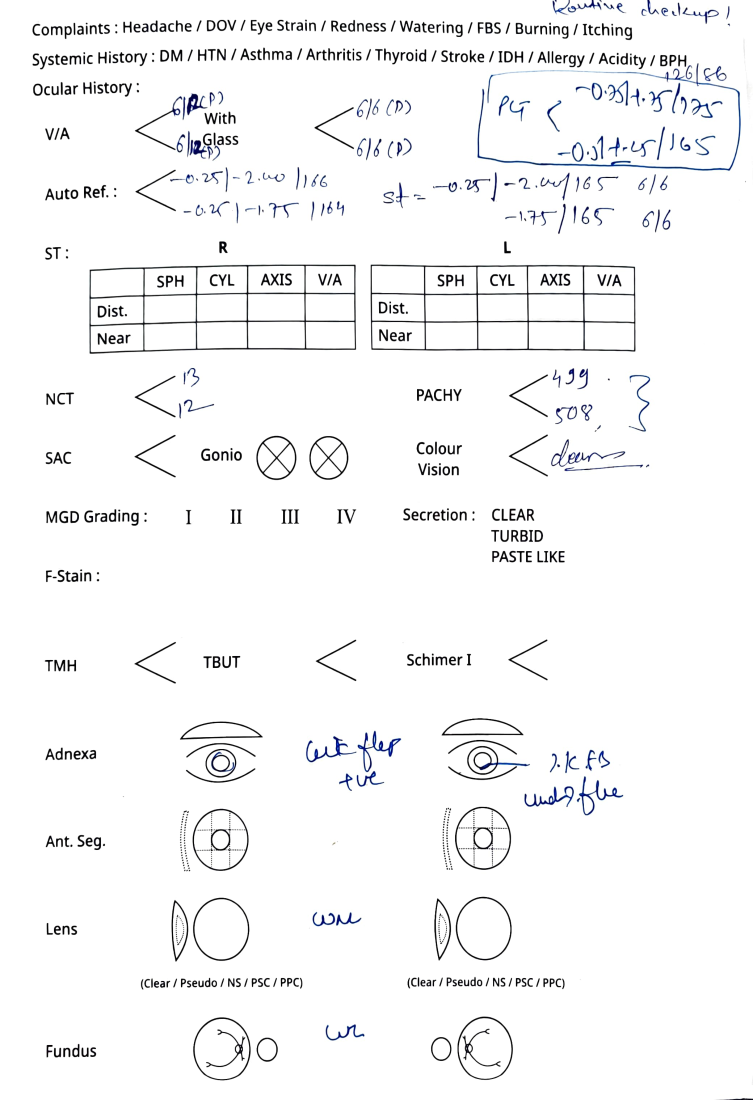
#> input picture backend/tests/ocr_samples/case_sheet_handwritten.png, 1506 x 2200 px (shown at 1/2 size)
$ python -i preprocess.py   (imports and definitions only)
#> lines starting #> are read from the running program, lines starting #| are printed output that depends on the picture; after the words box and inside, x2 and y2 are one past the last pixel; in counts of white or black regions, pixels touching at a corner belong together
"""Image clean-up before Tesseract. Each step is a small pure function so it can be tuned
(and unit-tested) once real printout photos arrive in tests/ocr_samples/."""
from pathlib import Path

import cv2
import numpy as np
from PIL import Image, ImageOps

MIN_SHORT_SIDE = 1200  # Tesseract likes ~30px+ x-height; phone photos of thermal paper are often smaller
MAX_LONG_SIDE = 4000  # cap so a 48 MP photo doesn't take ages
MAX_UPSCALE = 3.0  # blowing a tiny crop up further just makes blurry giant glyphs
SKEW_LIMIT = 15.0  # degrees; anything larger is a mis-detected rectangle, not a tilted photo
TARGET_CHAR_H = 36  # px; laser reports (HBM-1) render at ~20px glyphs, thermal slips at ~35px after `resize`


def load_oriented(path: str | Path) -> np.ndarray:
    """Open with PIL (honours EXIF orientation from phone cameras) -> RGB ndarray."""
    with Image.open(path) as im:
        im = ImageOps.exif_transpose(im)
        return np.asarray(im.convert("RGB"))


def to_gray(rgb: np.ndarray) -> np.ndarray:
    if rgb.ndim == 2:
        return rgb
    return cv2.cvtColor(rgb, cv2.COLOR_RGB2GRAY)


def resize(gray: np.ndarray, min_short: int = MIN_SHORT_SIDE, max_long: int = MAX_LONG_SIDE,
           max_upscale: float = MAX_UPSCALE) -> np.ndarray:
    h, w = gray.shape[:2]
    short, long_ = min(h, w), max(h, w)
    scale = 1.0
    if short < min_short:
        scale = min(min_short / short, max_upscale)
    if long_ * scale > max_long:
        scale = max_long / long_
    if abs(scale - 1.0) < 1e-3:
        return gray
    interp = cv2.INTER_CUBIC if scale > 1 else cv2.INTER_AREA
    return cv2.resize(gray, None, fx=scale, fy=scale, interpolation=interp)


def denoise(gray: np.ndarray) -> np.ndarray:
    """Median (salt-and-pepper sensor noise) then a light Gaussian (paper grain / JPEG blocks).
    Chosen over bilateral / non-local-means on synthetic noisy printouts: 92 vs 82-86 of 102 fields."""
    return cv2.GaussianBlur(cv2.medianBlur(gray, 3), (3, 3), 0)


def threshold(gray: np.ndarray) -> np.ndarray:
    """Adaptive threshold copes with uneven phone-flash lighting. Returns black text on white."""
    return cv2.adaptiveThreshold(gray, 255, cv2.ADAPTIVE_THRESH_GAUSSIAN_C, cv2.THRESH_BINARY, 61, 20)


def glyph_mask(binary: np.ndarray) -> np.ndarray:
    """White-on-black mask of glyph-sized connected components only: creases, handwriting strokes,
    rules and specks are dropped so they cannot bias the skew estimate."""
    inv = cv2.bitwise_not(binary)
    n, labels, stats, _ = cv2.connectedComponentsWithStats(inv, connectivity=8)
    if n < 2:
        return np.zeros_like(inv)
    h_page, w_page = binary.shape[:2]
    hs = [st[3] for st in stats[1:] if 6 <= st[3] <= h_page * 0.05 and st[2] <= w_page * 0.2 and st[4] >= 10]
    ch = float(np.median(hs)) if hs else 30.0
    keep = np.zeros(n, bool)
    for i in range(1, n):
        x, y, w, h, area = stats[i]
        if 0.3 * ch <= h <= 2.0 * ch and w <= 6 * ch and area >= 0.1 * w * h:
            keep[i] = True
    return np.where(keep[labels], 255, 0).astype(np.uint8)


def text_mask(binary: np.ndarray) -> np.ndarray:
    """Glyph mask with characters smeared into line-shaped blobs (used by the projection search)."""
    kernel = cv2.getStructuringElement(cv2.MORPH_RECT, (25, 3))
    return cv2.morphologyEx(glyph_mask(binary), cv2.MORPH_CLOSE, kernel)


def _profile_score(mask: np.ndarray, angle: float) -> float:
    """Sharpness of the horizontal projection after rotating by `angle`: text lines that are truly
    horizontal give a spiky profile (large row-to-row differences)."""
    h, w = mask.shape
    m = cv2.getRotationMatrix2D((w / 2, h / 2), angle, 1.0)
    rot = cv2.warpAffine(mask, m, (w, h), flags=cv2.INTER_NEAREST, borderValue=0)
    profile = rot.sum(axis=1, dtype=np.float64)
    return float(np.sum(np.diff(profile) ** 2))


def estimate_skew(binary: np.ndarray) -> float:
    """Correction angle in degrees to pass to `rotate` (OpenCV convention: positive = counter-
    clockwise), found by a coarse-to-fine projection-profile search in +-SKEW_LIMIT. A page tilted
    4 degrees counter-clockwise gives about -4. 0.0 when there is no text."""
    mask = text_mask(binary)
    if cv2.countNonZero(mask) < 50:
        return 0.0
    h, w = mask.shape
    scale = min(1.0, 800 / max(h, w))
    if scale < 1.0:
        mask = cv2.resize(mask, None, fx=scale, fy=scale, interpolation=cv2.INTER_AREA)
    coarse = np.arange(-SKEW_LIMIT, SKEW_LIMIT + 0.01, 0.5)
    best = max(coarse, key=lambda a: _profile_score(mask, a))
    fine = np.arange(best - 0.5, best + 0.51, 0.1)
    best = max(fine, key=lambda a: _profile_score(mask, a))
    return round(float(best), 2)


def rotate(img: np.ndarray, angle: float) -> np.ndarray:
    """Rotate about the centre, padding with white; nearest-neighbour keeps a binary image binary."""
    if abs(angle) < 0.05:
        return img
    h, w = img.shape[:2]
    m = cv2.getRotationMatrix2D((w / 2, h / 2), angle, 1.0)
    return cv2.warpAffine(img, m, (w, h), flags=cv2.INTER_NEAREST, borderMode=cv2.BORDER_CONSTANT, borderValue=255)


def deskew(binary: np.ndarray) -> np.ndarray:
    return rotate(binary, estimate_skew(binary))


def pad(binary: np.ndarray, px: int = 20) -> np.ndarray:
    return cv2.copyMakeBorder(binary, px, px, px, px, cv2.BORDER_CONSTANT, value=255)


def median_char_height(binary: np.ndarray) -> float:
    """Median height of glyph-sized connected components; 0.0 when there is no text."""
    n, _, stats, _ = cv2.connectedComponentsWithStats(cv2.bitwise_not(binary), connectivity=8)
    h_page, w_page = binary.shape[:2]
    hs = [st[3] for st in stats[1:] if 6 <= st[3] <= h_page * 0.05 and st[2] <= w_page * 0.2 and st[4] >= 10]
    return float(np.median(hs)) if len(hs) >= 20 else 0.0


def glyph_scale(binary: np.ndarray, target: int = TARGET_CHAR_H, max_long: int = MAX_LONG_SIDE,
                max_upscale: float = MAX_UPSCALE) -> float:
    """Extra up-scaling factor (>= 1) that brings the median glyph up to `target` px, capped by the
    long-side limit: small print (A4 reports at 200 dpi) is unreadable to Tesseract below ~30 px."""
    ch = median_char_height(binary)
    if ch <= 0 or ch >= target:
        return 1.0
    scale = min(target / ch, max_upscale)
    long_ = max(binary.shape[:2])
    if long_ * scale > max_long:
        scale = max_long / long_
    return scale if scale > 1.02 else 1.0


def preprocess_array(rgb: np.ndarray) -> np.ndarray:
    gray = to_gray(rgb)
    gray = resize(gray)
    binary = threshold(denoise(gray))
    extra = glyph_scale(binary)
    if extra > 1.0:
        gray = cv2.resize(gray, None, fx=extra, fy=extra, interpolation=cv2.INTER_CUBIC)
        binary = threshold(denoise(gray))
    binary = deskew(binary)
    return pad(binary)


def preprocess(path: str | Path) -> np.ndarray:
    """Full pipeline: EXIF-orient -> gray -> upscale (short side, then glyph height) -> denoise ->
    adaptive threshold -> deskew."""
    return preprocess_array(load_oriented(path))
#> in load_oriented, im is the input picture: PIL image 1506x2200 RGB; mean R, G, B 246.1, 246.3, 246.9
#> in threshold, `return cv2.adaptiveThreshold(gray, 255, cv2.ADAPTIVE_THRESH_GAUSSIAN_C..`:
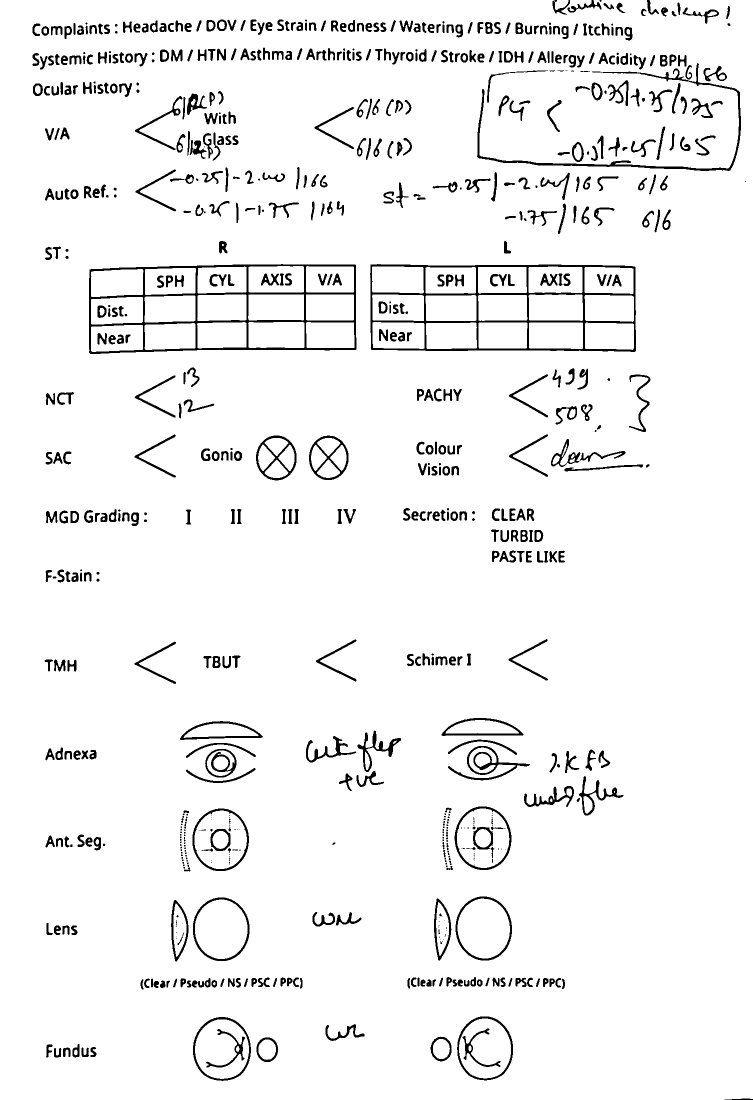
#> returned value: shape (2200, 1506) (shown at 1/2 size); 95% white; 776 black regions (171 under 20 px), largest, box (x1, y1, x2, y2) and area: (178, 528, 713, 708) 12379, (740, 528, 1272, 704) 12073, (954, 126, 1482, 342) 4924
#> in median_char_height, `n, _, stats, _ = cv2.connectedComponentsWithStats(cv2.bitwise_not(bina..`: n = 777; stats = 777 rows, first 6: [0, 0, 1506, 2200, 3146444], [1105, 0, 35, 30, 312], [1135, 0, 68, 25, 471], [1199, 0, 4, 4, 12], [1294, 0, 24, 29, 224], [1233, 5, 18, 21, 150]
#> in median_char_height, `hs = [st[3] for st in stats[1:] if 6 <= st[3] <= h_page * 0.05 and st[..`: hs = 581 values, max 108 at index 184, min 6 at index 57, mean 24.98
#> in glyph_scale, `ch = median_char_height(binary)`: ch = 23
#> in glyph_scale, `scale = min(target / ch, max_upscale)`: scale = 1.57
#> in glyph_mask, `n, labels, stats, _ = cv2.connectedComponentsWithStats(inv, connectivi..`:
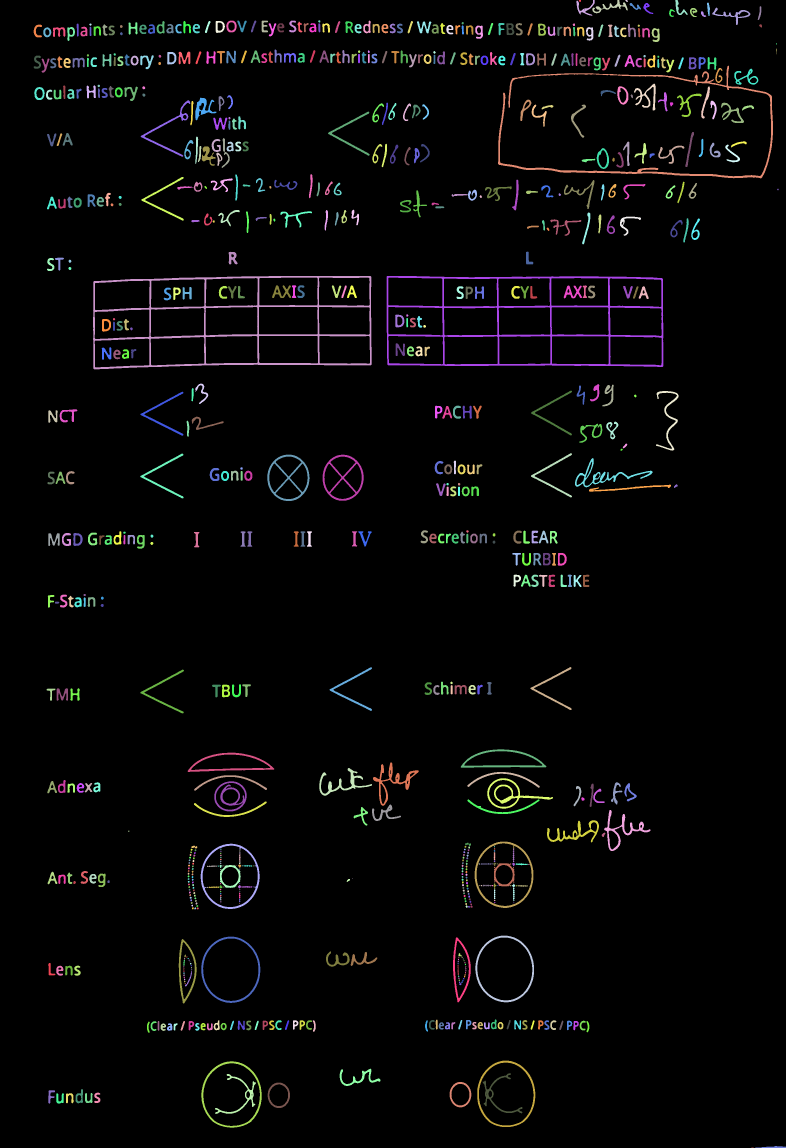
#> labels: shape (3443, 2357) int32 (shown at 1/3 size); 839 distinct labels, from 0 to 838; one colour per label, 0 black
#> in glyph_mask, `n, labels, stats, _ = cv2.connectedComponentsWithStats(inv, connectivi..`: n = 839; stats = 839 rows, first 6: [0, 0, 2357, 3443, 7749076], [1736, 0, 7, 6, 32], [1729, 0, 55, 47, 664], [1777, 0, 106, 40, 1032], [1876, 0, 8, 6, 31], [2026, 0, 37, 45, 476]
#> in glyph_mask, `hs = [st[3] for st in stats[1:] if 6 <= st[3] <= h_page * 0.05 and st[..`: hs = 728 values, max 169 at index 204, min 6 at index 0, mean 32.91
#> in glyph_mask, `ch = float(np.median(hs)) if hs else 30.0`: ch = 30
#> the loop in glyph_mask, `for i in range(1, n):` made 838 passes
#> in _profile_score, `profile = rot.sum(axis=1, dtype=np.float64)`: profile = 800 values, max 23879 at index 17, min 0 at index 282, mean 5570.1
#> in _profile_score (call 35), `m = cv2.getRotationMatrix2D((w / 2, h / 2), angle, 1.0)`: m = [[0.999, 0.0349, -13.79], [-0.0349, 0.999, 9.81]]
#> in _profile_score (call 35), `rot = cv2.warpAffine(mask, m, (w, h), flags=cv2.INTER_NEAREST, borderV..`:
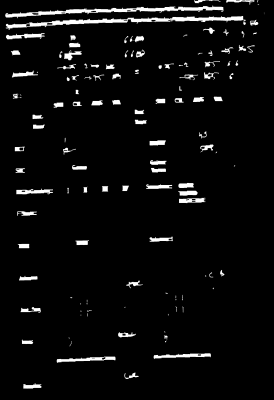
#> rot: shape (800, 548) (shown at 1/2 size); min 0, max 255, mean 11.5
#> in _profile_score (call 35), `profile = rot.sum(axis=1, dtype=np.float64)`: profile = 800 values, max 78444 at index 40, min 0 at index 163, mean 6310.6
#> in _profile_score (call 36), `m = cv2.getRotationMatrix2D((w / 2, h / 2), angle, 1.0)`: m = [[0.999, 0.0436, -17.19], [-0.0436, 0.999, 12.33]]
#> in _profile_score (call 36), `rot = cv2.warpAffine(mask, m, (w, h), flags=cv2.INTER_NEAREST, borderV..`:
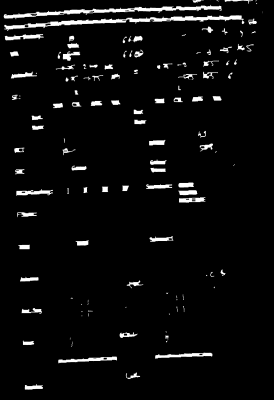
#> rot: shape (800, 548) (shown at 1/2 size); min 0, max 255, mean 11.4
#> in _profile_score (call 36), `profile = rot.sum(axis=1, dtype=np.float64)`: profile = 800 values, max 65246 at index 38, min 0 at index 164, mean 6272.6
#> in _profile_score (call 37), `m = cv2.getRotationMatrix2D((w / 2, h / 2), angle, 1.0)`: m = [[0.999, 0.0523, -20.56], [-0.0523, 0.999, 14.89]]
#> in _profile_score (call 37), `rot = cv2.warpAffine(mask, m, (w, h), flags=cv2.INTER_NEAREST, borderV..`:
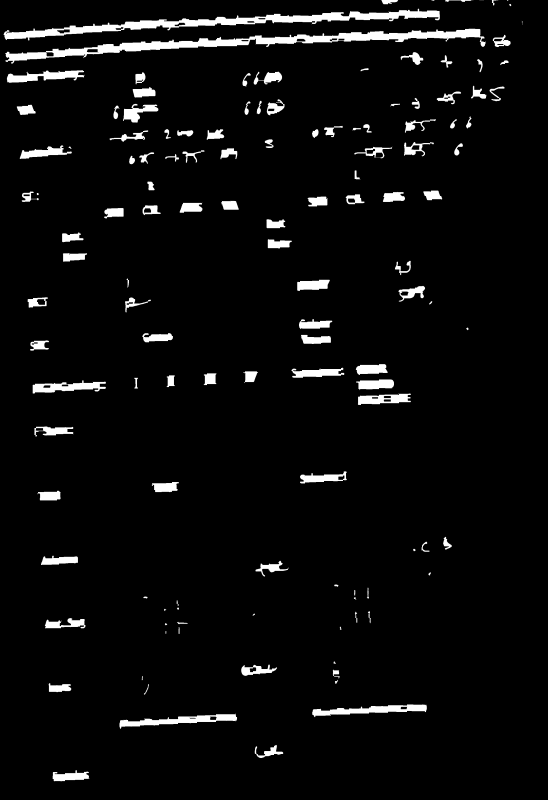
#> rot: shape (800, 548); min 0, max 255, mean 11.4
#> in _profile_score (call 37), `profile = rot.sum(axis=1, dtype=np.float64)`: profile = 800 values, max 62925 at index 37, min 0 at index 7, mean 6237.2
#> in estimate_skew, `best = max(coarse, key=lambda a: _profile_score(mask, a))`: best = 0
#> in estimate_skew, `best = max(fine, key=lambda a: _profile_score(mask, a))`: best = -0.2
#> in rotate, `h, w = img.shape[:2]`: h = 3443; w = 2357
#> in rotate, `m = cv2.getRotationMatrix2D((w / 2, h / 2), angle, 1.0)`: m = [[1, -0.00349, 6.02], [0.00349, 1, -4.1]]

>>> result = preprocess('../../tests/ocr_samples/case_sheet_handwritten.png')

$ run again, on backend/tests/ocr_samples/clm1_lensmeter_01.png
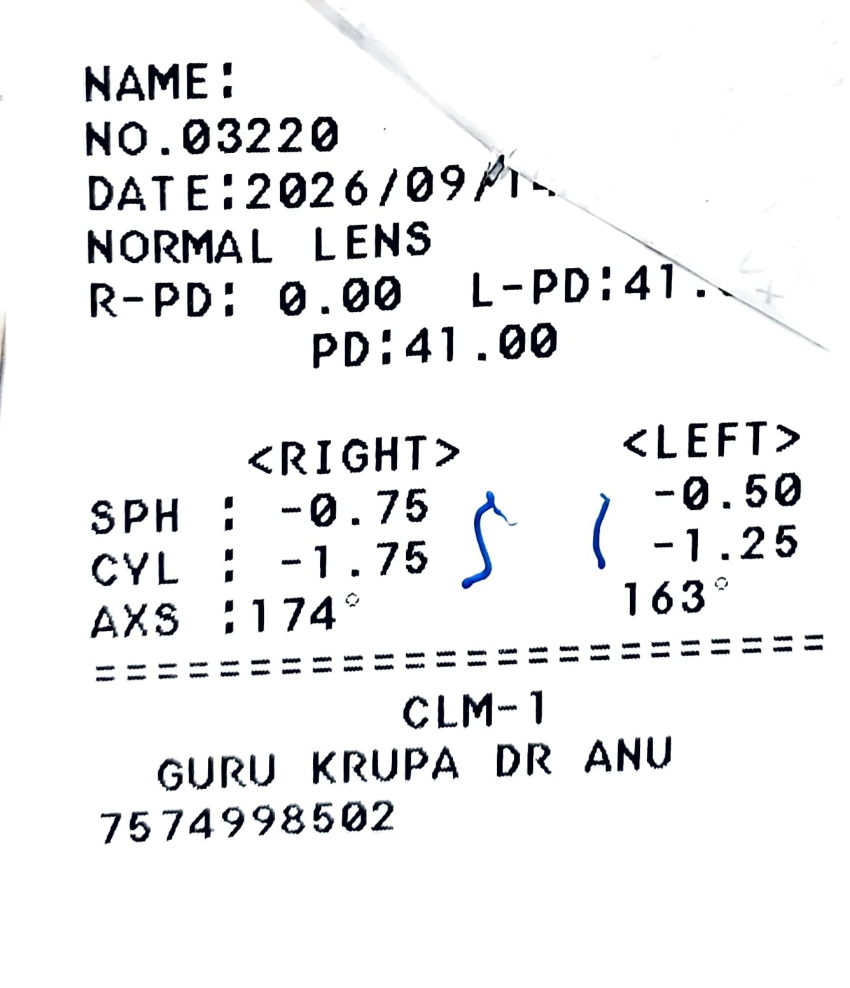
#> input picture backend/tests/ocr_samples/clm1_lensmeter_01.png, 1700 x 1975 px (shown at 1/2 size)
#> in load_oriented, im is the input picture: PIL image 1700x1975 RGB; mean R, G, B 239, 239.2, 240
#> in threshold, `return cv2.adaptiveThreshold(gray, 255, cv2.ADAPTIVE_THRESH_GAUSSIAN_C..`:
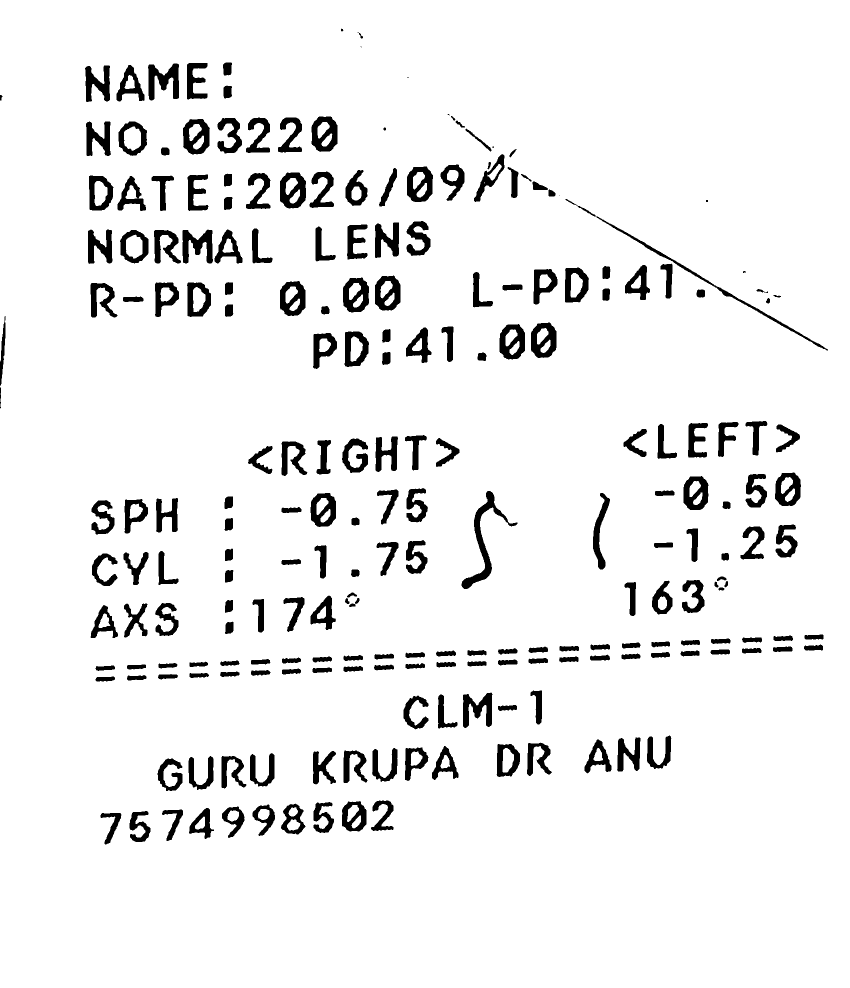
#> returned value: shape (1975, 1700) (shown at 1/2 size); 93.4% white; 233 black regions (7 under 20 px), largest, box (x1, y1, x2, y2) and area: (923, 982, 1035, 1178) 3567, (1131, 398, 1656, 701) 2790, (296, 127, 358, 201) 2538
#> in median_char_height, `n, _, stats, _ = cv2.connectedComponentsWithStats(cv2.bitwise_not(bina..`: n = 234; stats = 234 rows, first 6: [0, 0, 1700, 1975, 3137359], [682, 57, 5, 6, 20], [715, 64, 11, 13, 41], [721, 92, 2, 3, 3], [446, 125, 18, 26, 406], [296, 127, 62, 74, 2538]
#> in median_char_height, `hs = [st[3] for st in stats[1:] if 6 <= st[3] <= h_page * 0.05 and st[..`: hs = 221 values, max 96 at index 22, min 6 at index 0, mean 43.57
#> in glyph_scale, `ch = median_char_height(binary)`: ch = 62
#> extra = 1
#> labels: shape (1975, 1700) int32; 234 distinct labels, from 0 to 233
#> in glyph_mask, `n, labels, stats, _ = cv2.connectedComponentsWithStats(inv, connectivi..`: n = 234
#> in glyph_mask, `ch = float(np.median(hs)) if hs else 30.0`: ch = 62
#> the loop in glyph_mask, `for i in range(1, n):` made 233 passes
#> profile = 800 values, max 44250 at index 153, min 0 at index 320, mean 14420.1
#> in _profile_score (call 40), `m = cv2.getRotationMatrix2D((w / 2, h / 2), angle, 1.0)`: m = [[0.997, 0.0785, -30.32], [-0.0785, 0.997, 28.26]]
#> in _profile_score (call 40), `rot = cv2.warpAffine(mask, m, (w, h), flags=cv2.INTER_NEAREST, borderV..`:
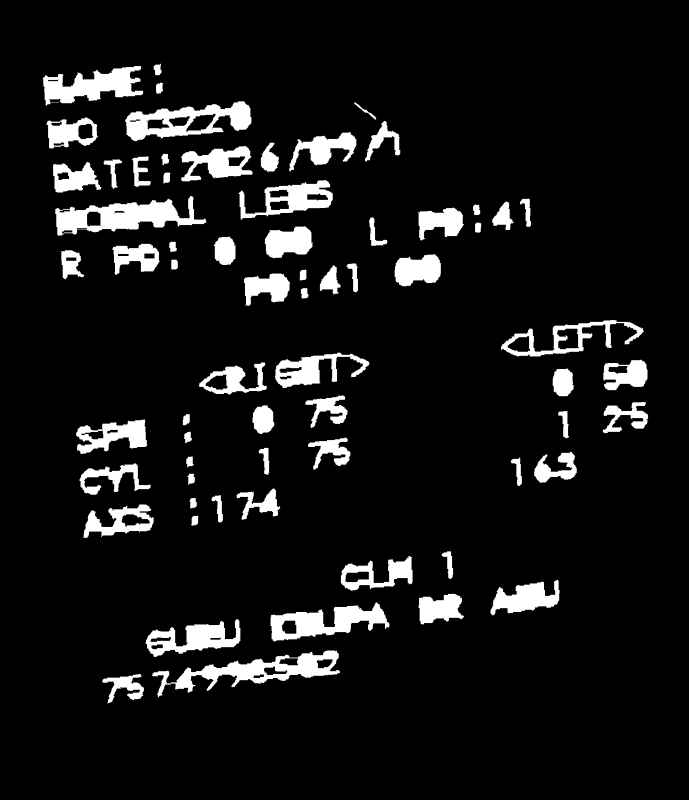
#> rot: shape (800, 689); min 0, max 255, mean 20.9
#> profile = 800 values, max 55102 at index 213, min 0 at index 0, mean 14426.4
#> best = -2.5
#> in rotate, `h, w = img.shape[:2]`: h = 1975; w = 1700
#> in rotate, `m = cv2.getRotationMatrix2D((w / 2, h / 2), angle, 1.0)`: m = [[0.999, -0.0436, 43.88], [0.0436, 0.999, -36.14]]
